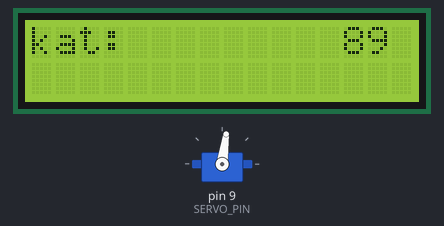
The sketch below on a simulated Arduino Uno, built with avr-gcc and run on an emulated ATmega328P. Shown: servo, 16×2 character LCD.

Above: at 1.73 s.
At 2.63 s:
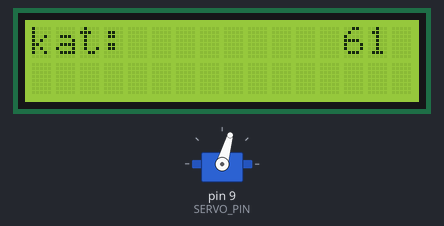
At 3.53 s:
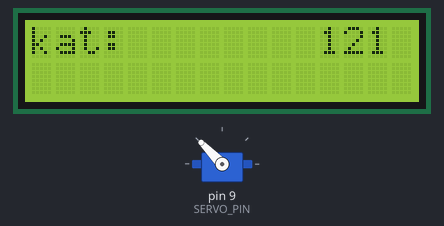
At 4.14 s:
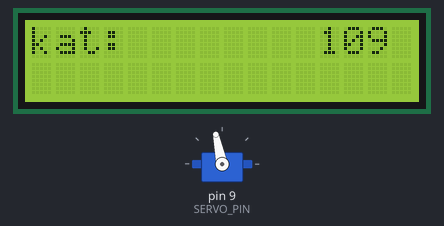
Timing chart, 0 to 40.0 s (numbered marks = the images above):
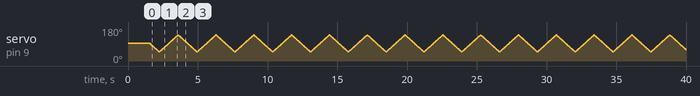

The sketch:

04-serwo.ino
```cpp
// Błażej Pawluk
// test serwomechanizmu

#include <Wire.h>
#include <LiquidCrystal_I2C.h>
#include <Servo.h>

// konfiguracja LCD
const uint8_t LCD_ADDR = 0x27;
const uint8_t LCD_COLS = 16;
const uint8_t LCD_ROWS = 2;
LiquidCrystal_I2C lcd(LCD_ADDR, LCD_COLS, LCD_ROWS);

// konfiguracja serwo
const uint8_t SERVO_PIN = 9;
const int CENTER_US = 1500;
const int MAX_ANGLE = 45;
const float US_PER_DEG = 1856.0 / 180.0;
const unsigned long STEP_MS = 15;
int angle = 0;
int sweepDir = 1;
Servo servo;

int angleToUs(int a) {
  return CENTER_US - (int)lround(a * US_PER_DEG);
}

void moveTo(int a) {
  angle = constrain(a, -MAX_ANGLE, MAX_ANGLE);
  servo.writeMicroseconds(angleToUs(angle));
}

unsigned long lastMoveMs = 0;
void runSweep(unsigned long now) {
  if (now - lastMoveMs < STEP_MS) return;
  lastMoveMs = now;

  if (angle >= MAX_ANGLE)  sweepDir = -1;
  if (angle <= -MAX_ANGLE) sweepDir = 1;
  moveTo(angle + sweepDir);

  lcd.setCursor(0,0);
  char line[LCD_COLS + 1];
  snprintf(line, sizeof(line), "kat: %10u", 90 - angle);
  lcd.print(line);
}

void setup() {
  servo.attach(SERVO_PIN);
  servo.writeMicroseconds(CENTER_US);
  delay(1500);

  lcd.init();
  lcd.backlight();
  lcd.clear();
}

void loop() {
  unsigned long now = millis();
  runSweep(now);
}
```
